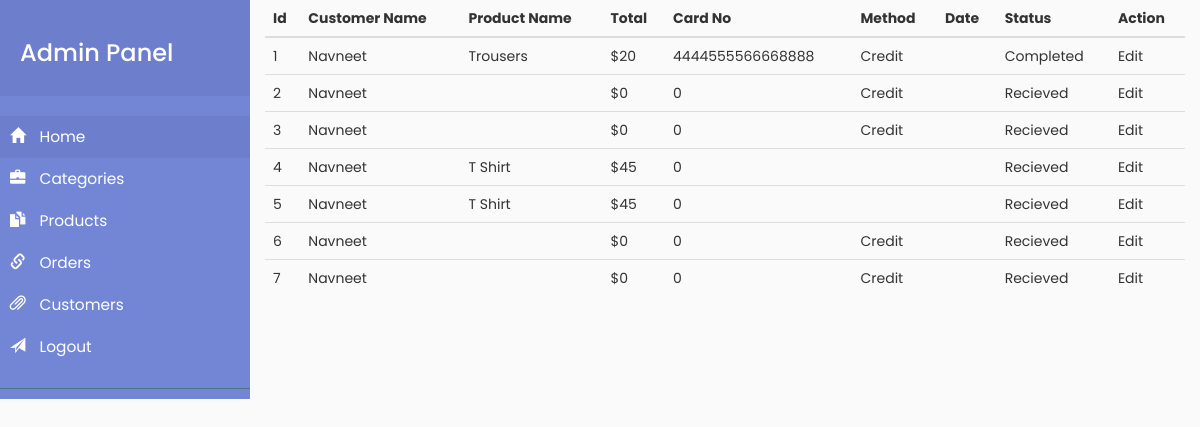
Page /orders.php (signed in) on the committed database.
### tables this page shows
CREATE TABLE `orders` (
  `orderID` int(11) NOT NULL,
  `customerID` int(11) NOT NULL,
  `proID` int(11) NOT NULL,
  `total` float NOT NULL,
  `cardNo` bigint(20) NOT NULL,
  `method` text NOT NULL,
  `odate` date NOT NULL,
  `status` text NOT NULL
);

CREATE TABLE `customers` (
  `customerID` int(11) NOT NULL,
  `customerName` text NOT NULL,
  `email` varchar(50) NOT NULL,
  `password` varchar(50) NOT NULL,
  `gender` text NOT NULL,
  `status` text NOT NULL,
  `date` date NOT NULL
);

CREATE TABLE `product` (
  `proID` int(11) NOT NULL,
  `subCatID` int(11) NOT NULL,
  `proName` varchar(20) NOT NULL,
  `price` float NOT NULL,
  `description` varchar(200) NOT NULL
);

### orders.php (the view, shortened to what this page needs)
<?php
include('header.php');
include('connection.php');
?>
<div class="container">
<table class="table table-hover">
    <thead>
      <tr>
        <th>Id</th>
        <th>Customer Name</th>
        <th>Product Name</th>
        <th>Total</th>
        <th>Card No</th>
        <th>Method</th>
        <th>Date</th>
        <th>Status</th>
        <th>Action</th>
      </tr>
    </thead>
    <tbody>
      <?php
      $Query = $dbc->query("SELECT * FROM orders");
      if($Query->num_rows > 0)
      {
       while($row = $Query->fetch_assoc())
       {
        $customer = $row['customerID'];
        $product = $row['proID'];
      ?>
      <tr>
        <td><?php echo $row['orderID']; ?></td>
        <td><?php
          $Query1 = $dbc->query("SELECT customerName FROM customers WHERE customerID = '$customer' ");
        $r = $Query1->fetch_assoc();
        echo $r['customerName'];
        ?></td>
        <td><?php
      $Query1 = $dbc->query("SELECT proName FROM product WHERE proID = '$product' ");
        $r = $Query1->fetch_assoc();
        echo $r['proName'];
        ?></td>
        <td>$<?php echo $row['total']; ?></td>
        <td><?php echo $row['cardNo'] ?></td>
        <td><?php echo $row['method'] ?></td>
        <td><?php echo $row['date']; ?></td>
        <td><?php echo $row['status']; ?></td>
        <td> <a href="editOrder.php?ID=<?php echo $row['orderID']; ?>">Edit</a> </td>
      </tr>
      <?php
  }
}
      ?>
    </tbody>
  </table>
</div>
<?php
include('footer.php');
?>

### rows in the picture
orders: orderID "1", customerID.customerName "Navneet", proID.proName "Trousers", total "20", cardNo "4444555566668888", method "Credit", status "Completed"
orders: orderID "2", customerID.customerName "Navneet", total "0", cardNo "0", method "Credit", status "Recieved"
orders: orderID "3", customerID.customerName "Navneet", total "0", cardNo "0", method "Credit", status "Recieved"
orders: orderID "4", customerID.customerName "Navneet", proID.proName "T Shirt", total "45", cardNo "0", status "Recieved"
orders: orderID "5", customerID.customerName "Navneet", proID.proName "T Shirt", total "45", cardNo "0", status "Recieved"
orders: orderID "6", customerID.customerName "Navneet", total "0", cardNo "0", method "Credit", status "Recieved"
orders: orderID "7", customerID.customerName "Navneet", total "0", cardNo "0", method "Credit", status "Recieved"
